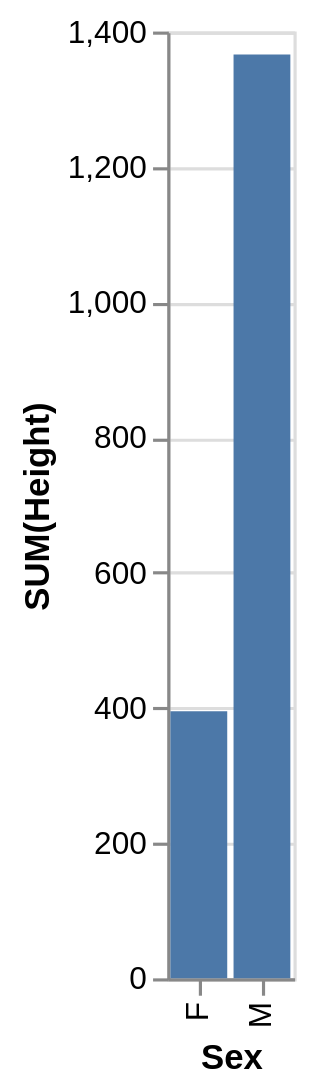

The Vega-Lite source for this figure:
### Vega-Lite specification from a JSON file in a GitHub repository (floating-point values rounded to 4 significant figures)
{"data": {"values": [{"x_data": "F", "y_data": 395}, {"x_data": "M", "y_data": 1366}]}, "mark": "bar", "encoding": {"x": {"field": "x_data", "type": "nominal", "title": "Sex", "sort": "ascending"}, "y": {"field": "y_data", "type": "quantitative", "title": "SUM(Height)"}}}
